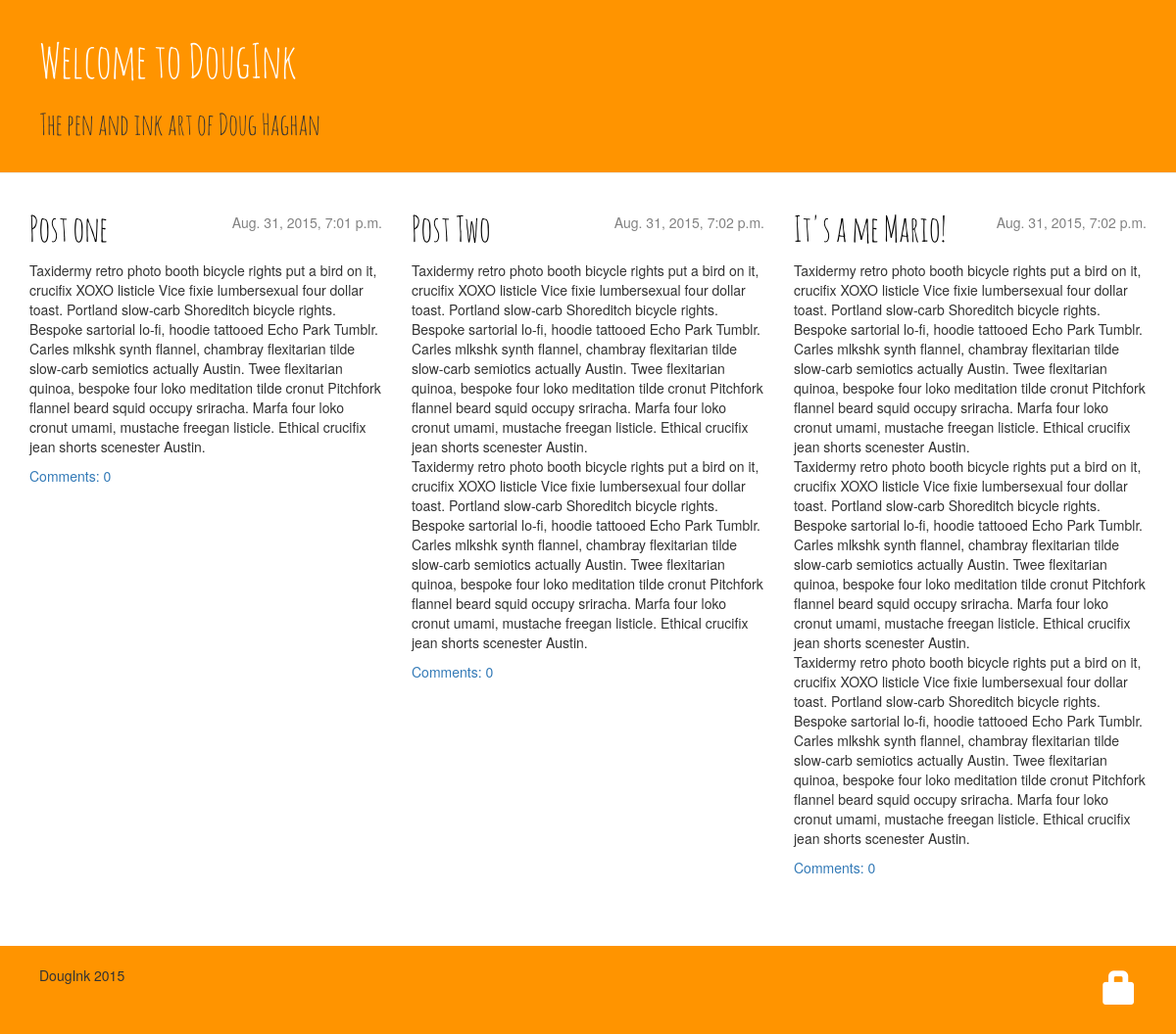
Before: / with the older database file.
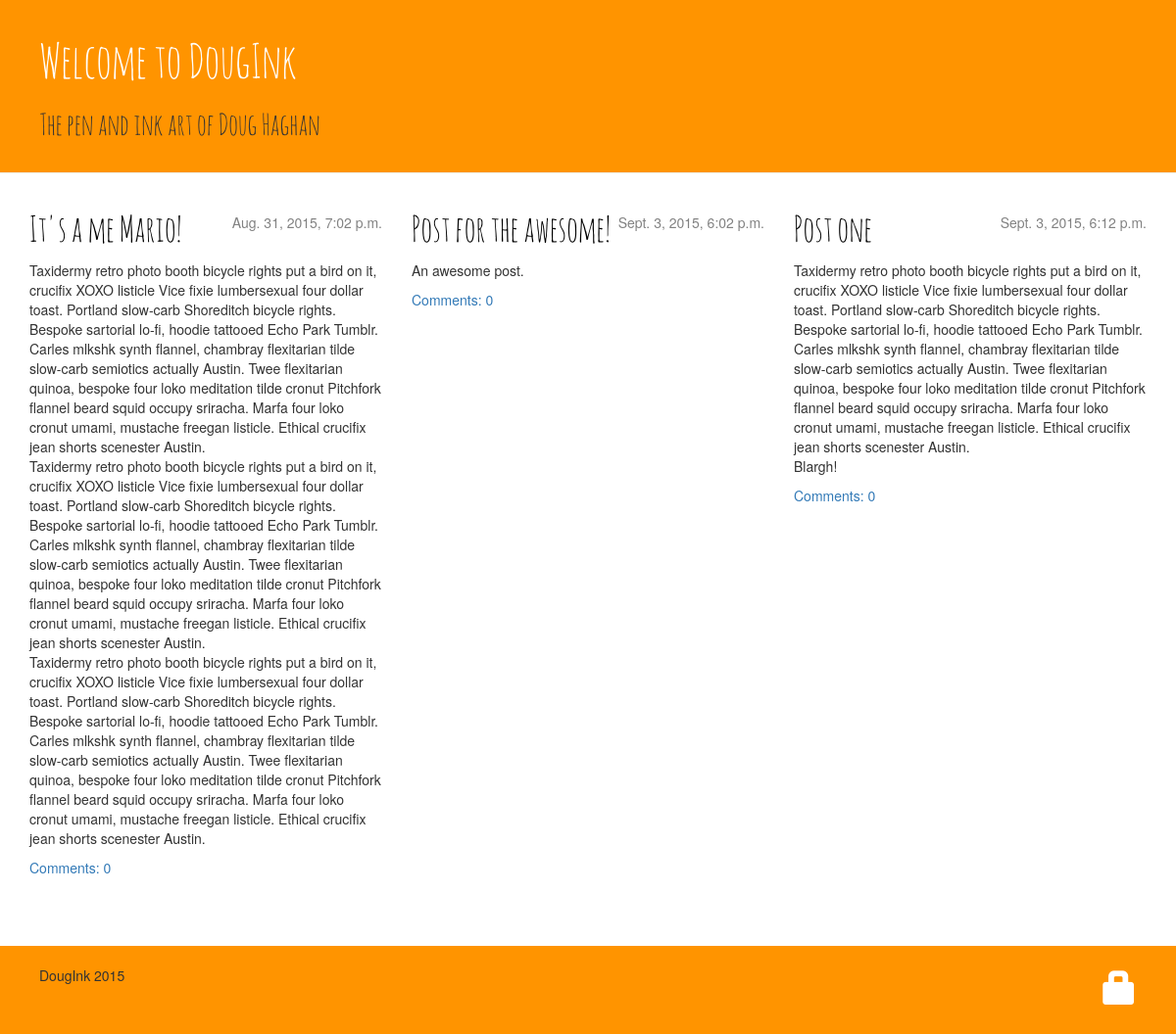
After: the same page with the newer database file.
### blog/models.py (models this page shows, shortened)
class Post(models.Model):
    author = models.ForeignKey('auth.User')
    title = models.CharField(max_length=255)
    text = models.TextField()
    created_date = models.DateTimeField(
            default=timezone.now)
    published_date = models.DateTimeField(
            blank=True, null=True)
    def approved_comments(self):
        return self.comments.filter(approved_comment=True)

### blog/views.py (the view)
# urls.py: url(r'^$', views.post_list, name='post_list'),
def post_list(request):
	posts = Post.objects.filter(published_date__lte=timezone.now()).order_by('published_date')
	return render(request, 'blog/post_list.html', {'posts': posts})

### blog/templates/blog/post_list.html
{% extends "blog/base.html" %}
{% block content %}
    {% for post in posts %}
    	<div class="col-md-4 col-sm-4">
        <div class="post">
            <div class="date">
                {{ post.published_date }}
            </div>
            <h1><a href="{% url "post_detail" pk=post.pk %}">{{ post.title }}</a></h1>
            <p>{{ post.text|linebreaks }}</p>
            <a href="{% url "blog.views.post_detail" pk=post.pk %}">Comments: {{ post.approved_comments.count }}</a>
        </div>
      </div>
    {% endfor %}
{% endblock content %}

### blog/templates/blog/base.html (shortened to what this page needs)
{% load staticfiles %}
<!DOCTYPE html>
<html lang="en">
<head>
	<link rel="stylesheet" href="//maxcdn.bootstrapcdn.com/bootstrap/3.2.0/css/bootstrap.min.css">
	<link rel="stylesheet" href="//maxcdn.bootstrapcdn.com/bootstrap/3.2.0/css/bootstrap-theme.min.css">
	<link rel="stylesheet" href="{% static 'css/style.css' %}">
</head>
<body>
	<div class="page-header">
	    <h1><a href="/">Welcome to DougInk</a></h1>
	    <h2>The pen and ink art of Doug Haghan</h2>
	</div>
	<div class="container">
	   <div class="row">
	        {% block content %}
			{% endblock %}
	    </div>
	</div>
	<footer>
		<div class="row">
			<div class="col-md-2 col-sm-2">
				<p>DougInk {% now "Y" %}</p>
			</div>
			<div class="col-md-10 col-sm-10">
				{% if user.is_authenticated %}
			        <a href="{% url "post_new" %}" class="top-menu"><span class="glyphicon glyphicon-plus"></span></a>
			        <a href="{% url "post_draft_list" %}" class="top-menu"><span class="glyphicon glyphicon-edit"></span></a>
			        <p class="top-menu">Hello {{ user.username }}<small>(<a href="{% url "django.contrib.auth.views.logout" %}">Log out</a>)</small></p>
		        {% else %}
		        	<a href="{% url "django.contrib.auth.views.login" %}" class="top-menu"><span class="glyphicon glyphicon-lock"></span></a>
		        {% endif %}
		    </div>
	    </div>
	</footer>
</body>
</html>

### blog/static/css/style.css (style rules this page uses)
.page-header, footer { background-color: #ff9400; margin-top: 0; padding: 20px 20px 20px 40px; }
.page-header h1, .page-header h1 a, .page-header h1 a:visited, .page-header h1 a:active { color: #ffffff; font-size: 36pt; text-decoration: none; }
h1, h2, h3, h4 { font-family: 'amatic_scregular', sans-serif; }
.date { float: right; color: #828282; }
.top-menu, .top-menu:hover, .top-menu:visited { color: #ffffff; float: right; font-size: 26pt; margin-right: 20px; }
.post { margin-bottom: 70px; }
.post h1 a, .post h1 a:visited { color: #000000; }

Changed rows visible on the page:
removed Post: published_date "Aug. 31, 2015, 7:02 p.m.", title "Post Two", text "Taxidermy retro photo booth bicycle rights put a bird on it, crucifix XOXO listicle Vice fixie lumbersexual four dollar toast. Portland slow-carb Shoreditch bicycle rights. Bespoke sartorial lo-fi, hoodie tattooed Echo Park Tumblr. Carles mlkshk synth flannel, chambray flexitarian tilde slow-carb semiotics actually Austin. Twee flexitarian quinoa, bespoke four loko meditation tilde cronut Pitchfork flannel beard squid occupy sriracha. Marfa four loko cronut umami, mustache freegan listicle. Ethical crucifix jean shorts scenester Austin. Taxidermy retro photo booth bicycle rights put a bird on it, crucifix XOXO listicle Vice fixie lumbersexual four dollar toast. Portland slow-carb Shoreditch…", approved_comments.count "0"
shown differently, row unchanged: Post "It's a me Mario!": moves up the list
added Post: published_date "Sept. 3, 2015, 6:02 p.m.", title "Post for the awesome!", text "An awesome post.", approved_comments.count "0"
changed Post "Post one": published_date "Aug. 31, 2015, 7:01 p.m." → "Sept. 3, 2015, 6:12 p.m."; text "…jean shorts scenester Austin." → "…jean shorts scenester Austin. Blargh!"
